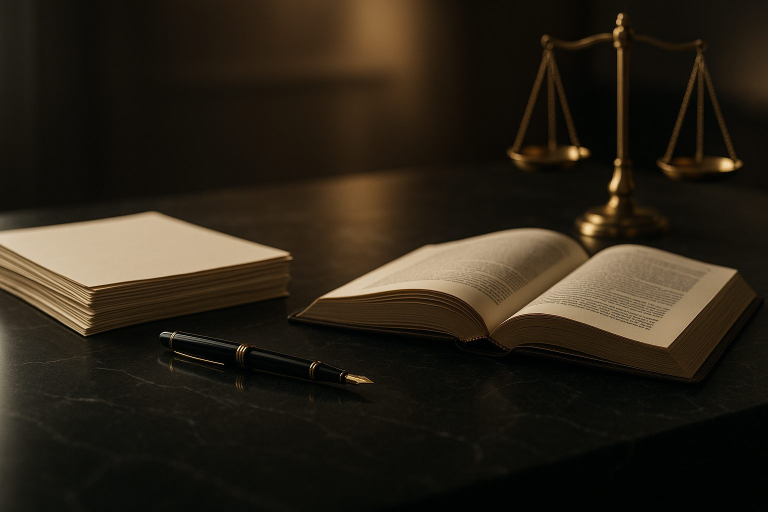
#> input picture images/hero2.jpg, 1536 x 1024 px (shown at 1/2 size); its folder holds 4 pictures in this run
$ python optimize_images.py
#> lines starting #> are read from the running program, lines starting #| are printed output that depends on the picture
"""Generate responsive WebP variants + a manifest the page build reads.

usage:  python src/tools/optimize_images.py
Requires Pillow (pip install pillow). Re-run after adding or replacing a photo.
"""
import json, os
from PIL import Image

ROOT = os.path.abspath(os.path.join(os.path.dirname(__file__), '..', '..'))
SRC = os.path.join(ROOT, 'images')
OUT = os.path.join(SRC, 'opt')
WIDTHS = [480, 800, 1280, 1920]
PHOTOS = ['hero2', 'about1', 'about-1', 'appointment5', 'bg_5', 'image_1', 'image_2', 'image_3',
          'case-1', 'case-2', 'case-3', 'case-4', 'case-5', 'case-6', 'case-7', 'case-8']

os.makedirs(OUT, exist_ok=True)
manifest = {}
for name in PHOTOS:
    src = os.path.join(SRC, name + '.jpg')
    im = Image.open(src).convert('RGB')
#> im is the input picture: PIL image 1536x1024 RGB; mean R, G, B 42.2, 34.8, 23.4
    w, h = im.size
#> w = 1536; h = 1024
    widths = [x for x in WIDTHS if x < w] + [min(w, 2400)]
#> widths = [480, 800, 1280, 1536]
    widths = sorted(set(widths))
    for tw in widths:
        th = round(h * tw / w)
        out = os.path.join(OUT, f'{name}-{tw}.webp')
        im.resize((tw, th), Image.LANCZOS).save(out, 'WEBP', quality=76, method=6)
#> this loop made 4 passes
#> pass 1, `im.resize((tw, th), Image.LANCZOS).save(out, 'WEBP', quality=76, metho..`:
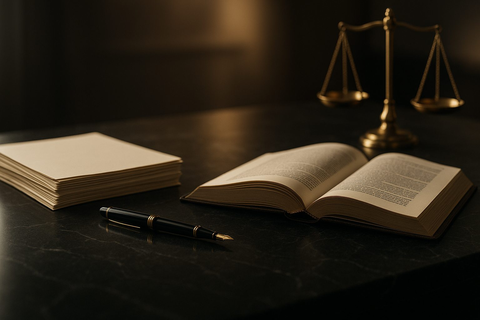
#> saved as hero2-480.webp: PIL image 480x320 RGB; mean R, G, B 42.2, 34.8, 23.4
    # one optimised JPEG fallback for very old browsers / social crawlers
    fw = min(w, 1600)
#> fw = 1536
    im.resize((fw, round(h * fw / w)), Image.LANCZOS).save(
        os.path.join(OUT, f'{name}.jpg'), 'JPEG', quality=80, optimize=True, progressive=True)
    manifest[name] = {'w': w, 'h': h, 'widths': widths}
    print(name, w, h, widths)
#| hero2 1536 1024 [480, 800, 1280, 1536]
#> pass 2 of the loop `for name in PHOTOS:`:
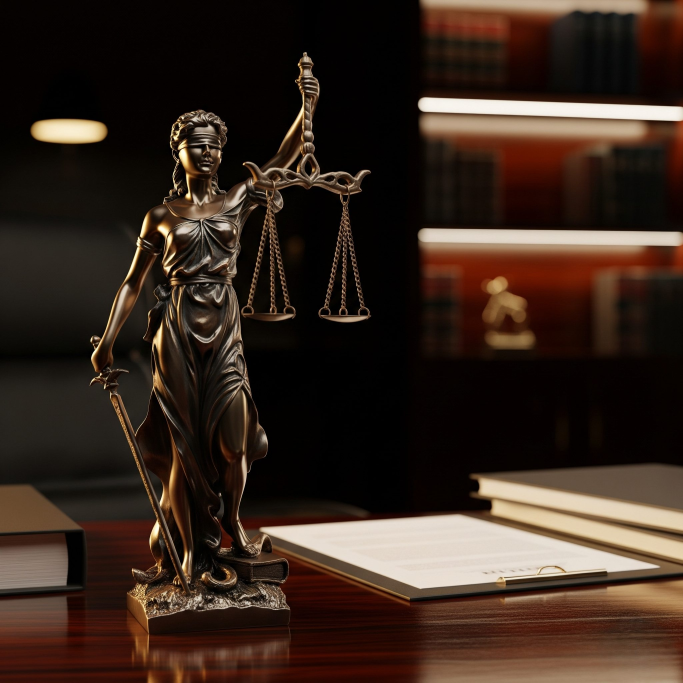
#> input picture images/about1.jpg, 2048 x 2048 px (shown at 1/3 size)
#> im is the input picture: PIL image 2048x2048 RGB; mean R, G, B 56.2, 40.3, 30.9
#> the loop `for tw in widths:` made 5 passes
#> pass 1, `im.resize((tw, th), Image.LANCZOS).save(out, 'WEBP', quality=76, metho..`:
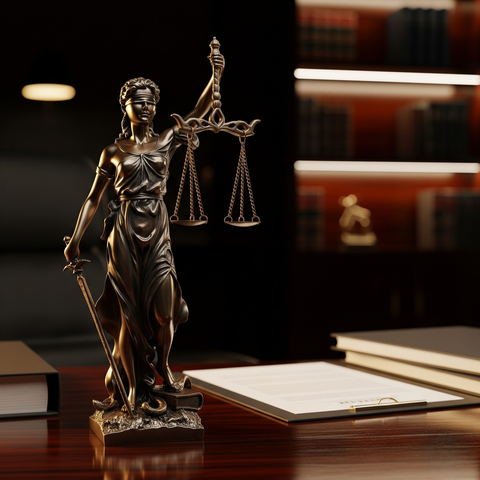
#> saved as about1-480.webp: PIL image 480x480 RGB; mean R, G, B 56.2, 40.4, 31
#> pass 2, `im.resize((tw, th), Image.LANCZOS).save(out, 'WEBP', quality=76, metho..`:
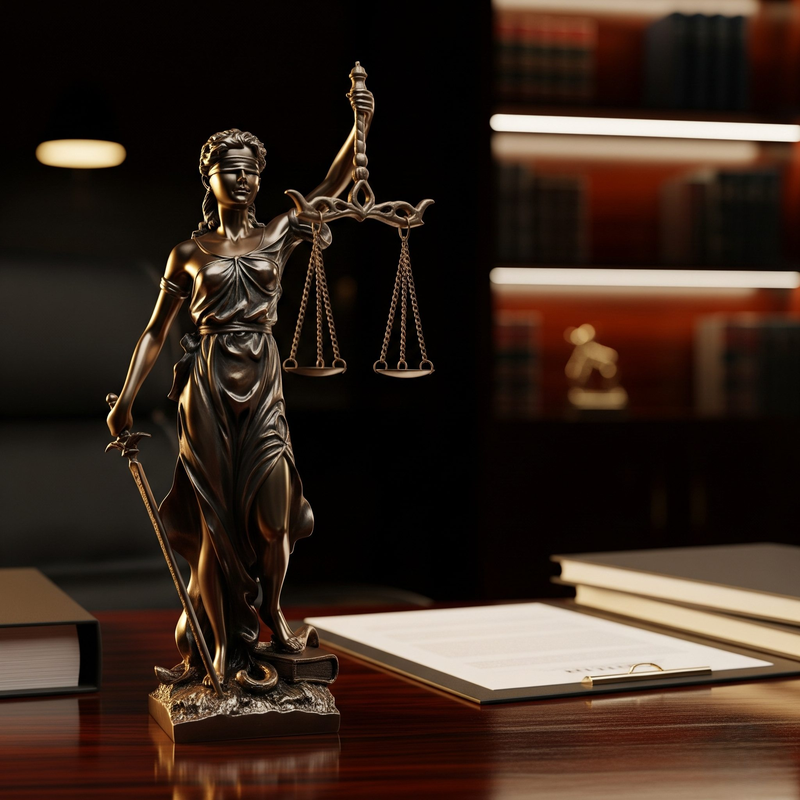
#> saved as about1-800.webp: PIL image 800x800 RGB; mean R, G, B 56.2, 40.4, 31
#| about1 2048 2048 [480, 800, 1280, 1920, 2048]
#> (the run stopped early here; a loop or call above may not have finished)
